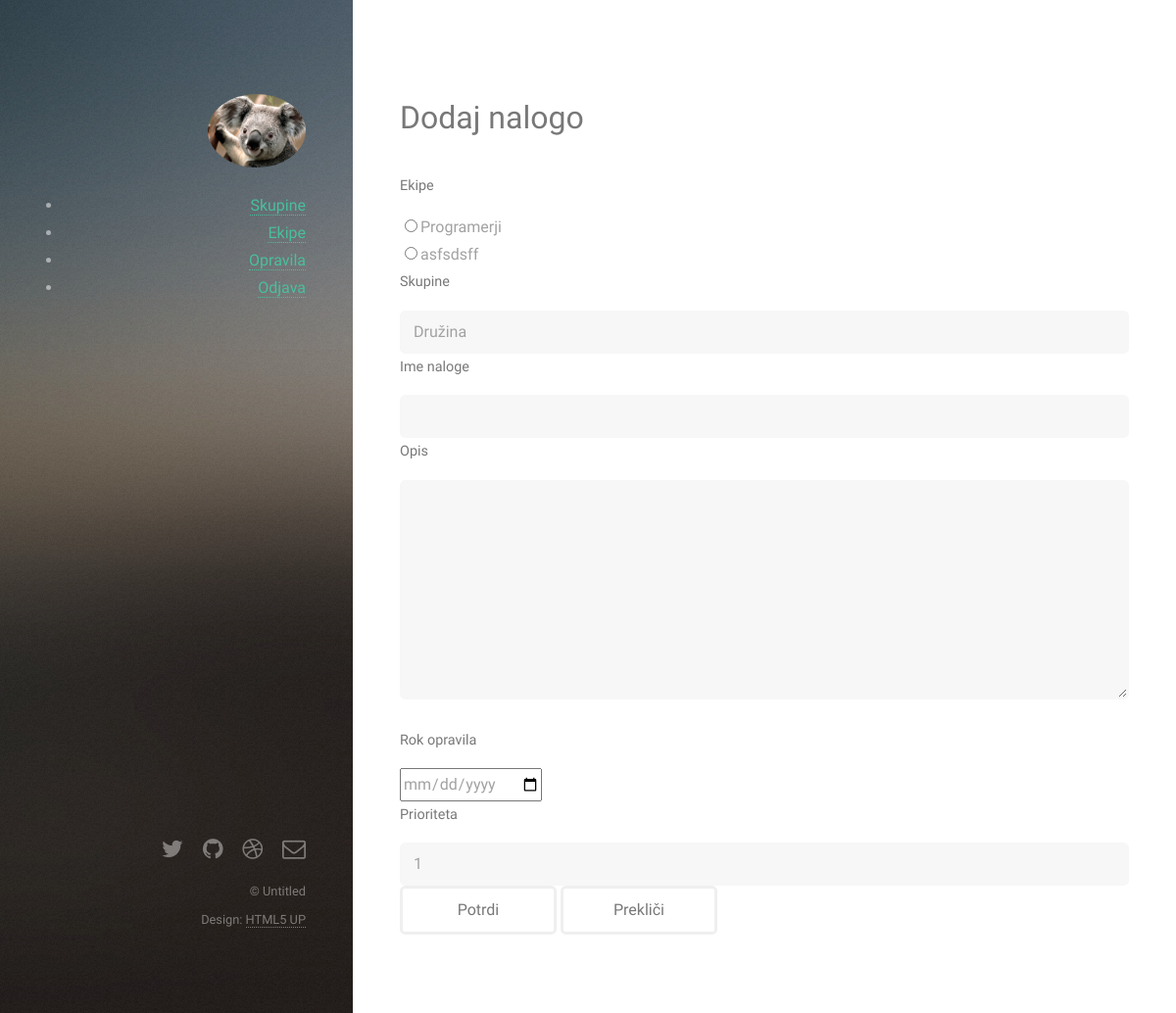
/task_add.php (signed in), run on an earlier commit of the app's database.
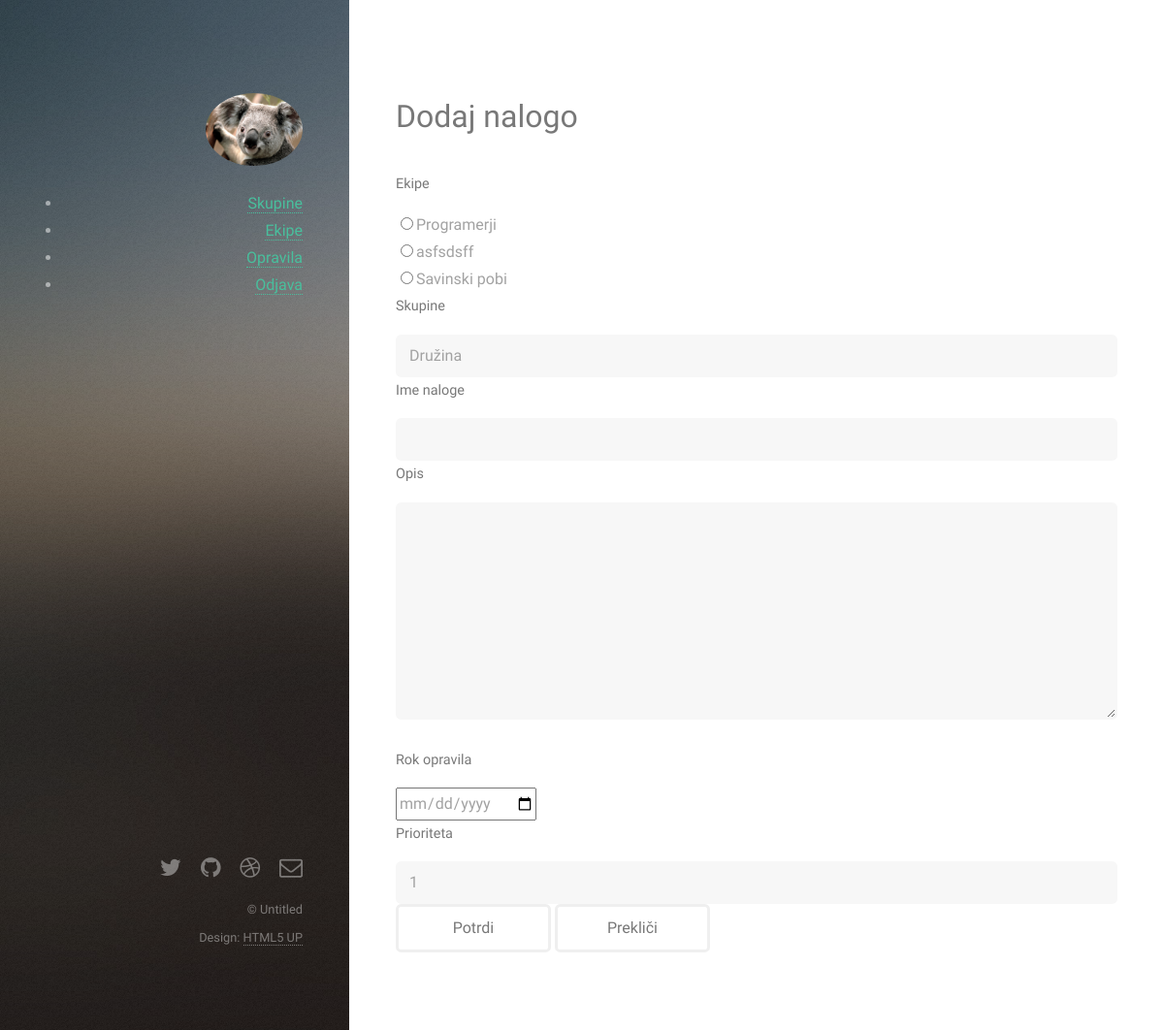
And on a later commit of the database.
### tables this page shows
CREATE TABLE `teams` (
  `id` int(11) NOT NULL,
  `title` varchar(50) NOT NULL,
  `description` text NOT NULL
);

### task_add.php (the view)
<?php
    include_once './header.php';
    include_once './database.php';
?>
<h1>Dodaj nalogo</h1>
<form action="task_insert.php" method="post">
    <label id="teams">Ekipe</label>
    <fieldset>
    <?php
        $query = "SELECT * FROM teams";
        $result = mysqli_query($link, $query);
        while($row = mysqli_fetch_array($result)) {
            echo '<input type="radio" name="team_id" value="'.$row['id'].'" />'.$row['title'].'<br />';
        }
    ?>
    </fieldset>
    <label id="groups">Skupine</label>
    <select name="group_id">
        <?php
            $query = "SELECT * FROM groups ORDER BY title";
            $result = mysqli_query($link, $query);
            while ($row = mysqli_fetch_array($result)) {
                echo '<option value="'.$row['id'].'">'.$row['title'].'</option>';
            }
        ?>
    </select>
    <label id="title">Ime naloge</label>
    <input type="text" name="title" />
    <label id="description">Opis</label>
    <textarea name="description" rows="7"></textarea><br />
    <label id="deadline">Rok opravila</label>
    <input type="date" name="deadline" />
    <label id="priority">Prioriteta</label>
    <select name="priority">
        <?php
            for($i=1;$i<11;$i++) {
                echo '<option value="'.$i.'">'.$i.'</option>';
            }
        ?>
    </select>
    <input type="submit" value="Potrdi" />
    <input type="reset" value="Prekliči"/>
</form>
<?php
    include_once './footer.php';
?>

What changed in the data, as far as the page shows it:
added teams: title "Savinski pobi"
